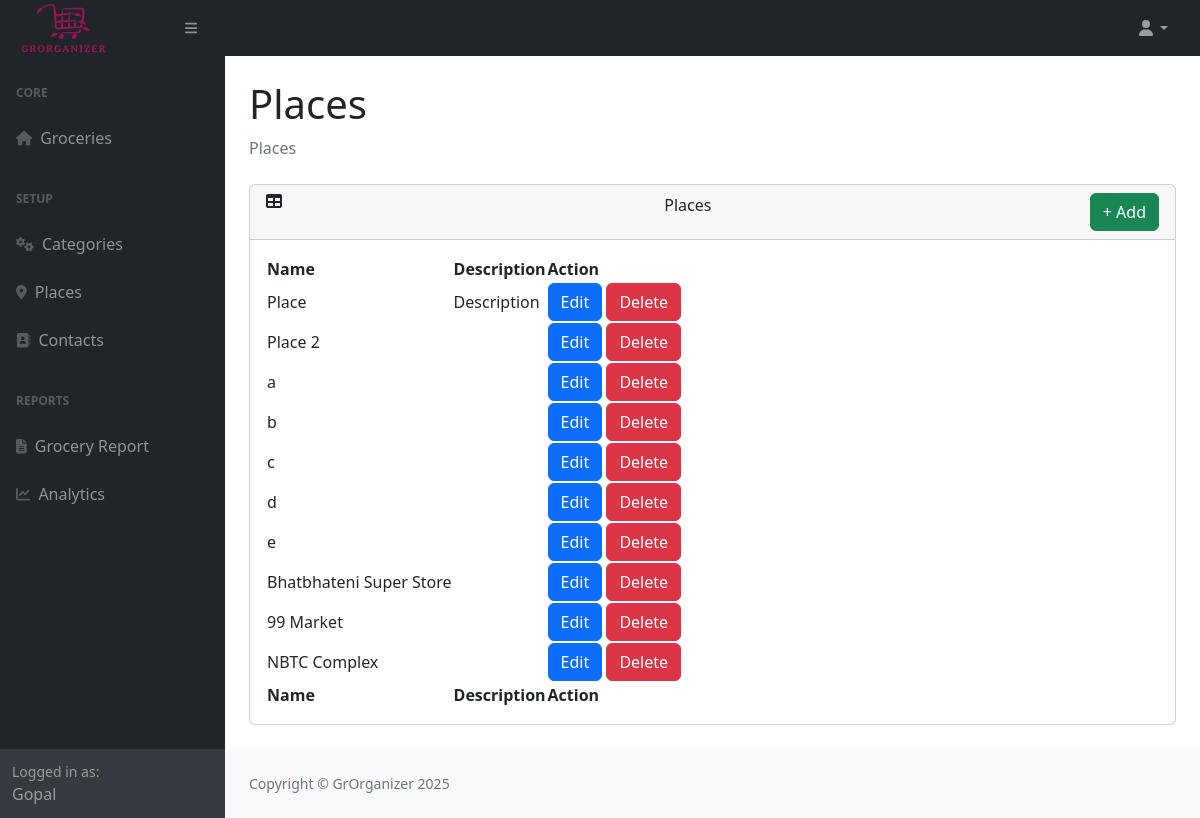
The app's page /places (signed in) with its own data.
### tables this page shows
CREATE TABLE places (
    id INTEGER PRIMARY KEY AUTOINCREMENT,
    place TEXT NOT NULL UNIQUE,
    description TEXT,
    created_at DATETIME DEFAULT CURRENT_TIMESTAMP,
    updated_at DATETIME DEFAULT CURRENT_TIMESTAMP
);

### app.py (the view)
@app.route("/places")
@login_required
def places():
    places = db.execute("SELECT * FROM places")
    return render_template("places.html", places=places)

### helpers.py (called while the page is built)
def login_required(f):
    @wraps(f)
    def decorated_function(*args, **kwargs):
        if session.get("user_id") is None:
            return redirect("/")
        return f(*args, **kwargs)
    return decorated_function

### templates/places.html (shortened to what this page needs)
{% extends "layout.html" %}
{% block content %}
<div class="container-fluid px-4">
  <h1 class="mt-4">Places</h1>
  <ol class="breadcrumb mb-4">
    <li class="breadcrumb-item active">Places</li>
  </ol>
  <div class="card mb-4">
    <div class="card-header d-flex justify-content-between">
      <i class="fas fa-table me-1"></i>
      Places
      <a href="/places/create" class="btn btn-success float-right"> + Add</a>
    </div>
    <div class="card-body">
      <table id="datatablesSimple">
        <thead>
          <tr>
            <th>Name</th>
            <th>Description</th>
            <th>Action</th>
          </tr>
        </thead>
        <tfoot>
          <tr>
            <th>Name</th>
            <th>Description</th>
            <th>Action</th>
          </tr>
        </tfoot>
        <tbody>
          {% for place in places %}
          <tr>
            <td>{{place.place}}</td>
            <td>{{place.description}}</td>
            <td>
              <a href="/places/edit/{{place.id}}" class="btn btn-primary">Edit</a>
              <a href="/places/delete/{{place.id}}" class="btn btn-danger delete">Delete</a>
            </td>
          </tr>
          {% endfor %}
        </tbody>
      </table>
    </div>
  </div>
</div>
{% endblock content %}

### records on screen
places: place "Place", description "Description"
places: place "Place 2"
places: place "a"
places: place "b"
places: place "c"
places: place "d"
places: place "e"
places: place "Bhatbhateni Super Store"
places: place "99 Market"
places: place "NBTC Complex"

### other values on screen
{{ session["user_name"] }} "Gopal"
